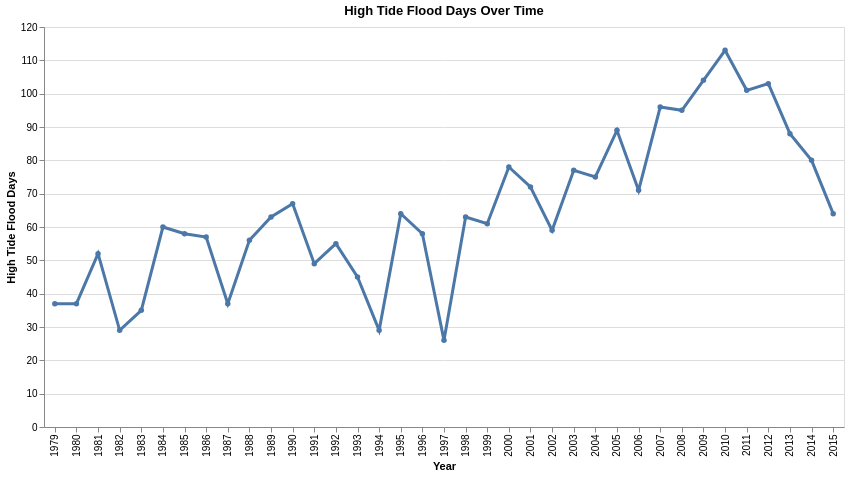

Write notebook code for a chart like this one.
### Code cell
# Enable consistent theme
alt.themes.enable('vox')

# Helper to load Recent_Flooding sheet for each country
def load_flood(path, country):
    df = pd.read_excel(path, sheet_name="Recent-Flooding")
    df['Country'] = country
    # Melt minor and moderate flood days into long format
    df_long = df.melt(
        id_vars=['Country', 'Year'],
        value_vars=['High Tide Flood Days Minor', 'High Tide Flood Days Moderate', 'High Tide Flood Days Major'],
        var_name='FloodType',
        value_name='Days'
    )
    return df_long

# Load flood data for each country
bangladesh  = load_flood("data/bangladesh_sea_level.xlsx",  "Bangladesh")
maldives    = load_flood("data/maldives_sea_level.xlsx",    "Maldives")
philippines = load_flood("data/philippines_sea_level.xlsx", "Philippines")

# Combine and drop missing
flood_df = pd.concat([bangladesh, maldives, philippines], ignore_index=True)
flood_df = flood_df.dropna(subset=['Days', 'Year'])

# Define selection controls
countries = flood_df['Country'].unique().tolist()
types     = flood_df['FloodType'].unique().tolist()

country_sel = alt.selection_point(
    name='CountrySel',
    fields=['Country'],
    bind=alt.binding_radio(options=countries, name='Country: '),
    value=[{'Country': countries[0]}],
    empty='none'
)

type_sel = alt.selection_point(
    name='TypeSel',
    fields=['FloodType'],
    bind=alt.binding_radio(options=types, name='Flood Type: '),
    value=[{'FloodType': types[0]}],
    empty='none'
)

# Base chart encoding
base = alt.Chart(flood_df).encode(
    x=alt.X('Year:O', title='Year'),
    y=alt.Y(
    'Days:Q',
    title='High Tide Flood Days',
    scale=alt.Scale(domain=[0, 120])),
    tooltip=[
        alt.Tooltip('Country:N', title='Country'),
        alt.Tooltip('FloodType:N', title='Flood Type'),
        alt.Tooltip('Year:O', title='Year'),
        alt.Tooltip('Days:Q', title='Days')
    ]
)

# Transparent background layer (fix Y axis per flood type)
background = base.mark_line(opacity=0).transform_filter(type_sel)

# Foreground layer (filtered by country and flood type)
foreground = base.mark_line(point=True, strokeWidth=3) \
                 .transform_filter(country_sel) \
                 .transform_filter(type_sel)

# Combine layers and add controls
flood_chart = (
    alt.layer(background, foreground)
        .add_params(country_sel, type_sel)
        .properties(
            width=800,
            height=400,
            title='High Tide Flood Days Over Time'
        )
        .interactive()
)

flood_chart

### Figure 1 — Vega-Lite specification as saved in the notebook (floating-point values rounded to 4 significant figures; data arrays with more than 128 entries replaced by an {"elided": "..."} marker saying what was removed)
{"usermeta": {"embedOptions": {"theme": "vox"}}, "config": {"view": {"continuousWidth": 300, "continuousHeight": 300}}, "layer": [{"mark": {"type": "line", "opacity": 0}, "encoding": {"tooltip": [{"field": "Country", "title": "Country", "type": "nominal"}, {"field": "FloodType", "title": "Flood Type", "type": "nominal"}, {"field": "Year", "title": "Year", "type": "ordinal"}, {"field": "Days", "title": "Days", "type": "quantitative"}], "x": {"field": "Year", "title": "Year", "type": "ordinal"}, "y": {"field": "Days", "scale": {"domain": [0, 120]}, "title": "High Tide Flood Days", "type": "quantitative"}}, "name": "view_4", "transform": [{"filter": {"param": "TypeSel", "empty": false}}]}, {"mark": {"type": "line", "point": true, "strokeWidth": 3}, "encoding": {"tooltip": [{"field": "Country", "title": "Country", "type": "nominal"}, {"field": "FloodType", "title": "Flood Type", "type": "nominal"}, {"field": "Year", "title": "Year", "type": "ordinal"}, {"field": "Days", "title": "Days", "type": "quantitative"}], "x": {"field": "Year", "title": "Year", "type": "ordinal"}, "y": {"field": "Days", "scale": {"domain": [0, 120]}, "title": "High Tide Flood Days", "type": "quantitative"}}, "transform": [{"filter": {"param": "CountrySel", "empty": false}}, {"filter": {"param": "TypeSel", "empty": false}}]}], "data": {"name": "data-aab9d64f005a865803449fa0cfc33265"}, "height": 400, "params": [{"name": "CountrySel", "select": {"type": "point", "fields": ["Country"]}, "bind": {"input": "radio", "options": ["Bangladesh", "Maldives", "Philippines"], "name": "Country: "}, "value": [{"Country": "Bangladesh"}], "views": ["view_4"]}, {"name": "TypeSel", "select": {"type": "point", "fields": ["FloodType"]}, "bind": {"input": "radio", "options": ["High Tide Flood Days Minor", "High Tide Flood Days Moderate", "High Tide Flood Days Major"], "name": "Flood Type: "}, "value": [{"FloodType": "High Tide Flood Days Minor"}], "views": ["view_4"]}, {"name": "param_4", "select": {"type": "interval", "encodings": ["x", "y"]}, "bind": "scales", "views": ["view_4"]}], "title": "High Tide Flood Days Over Time", "width": 800, "$schema": "https://vega.github.io/schema/vega-lite/v5.8.0.json", "datasets": {"data-aab9d64f005a865803449fa0cfc33265": {"elided": "333 records"}}}
